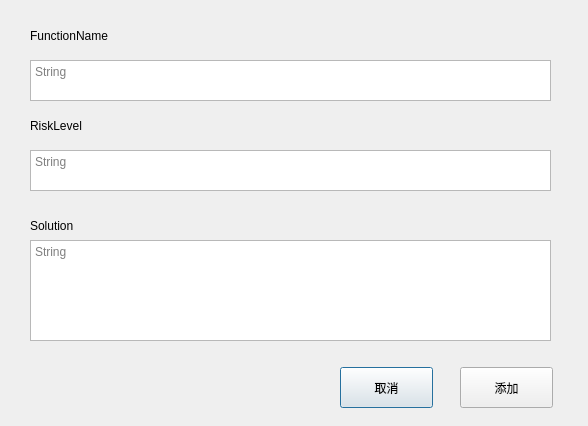
<?xml version="1.0" encoding="UTF-8"?>
<ui version="4.0">
 <class>AddDialog</class>
 <widget class="QDialog" name="AddDialog">
  <property name="geometry">
   <rect>
    <x>0</x>
    <y>0</y>
    <width>588</width>
    <height>426</height>
   </rect>
  </property>
  <property name="windowTitle">
   <string>Dialog</string>
  </property>
  <property name="whatsThis">
   <string/>
  </property>
  <widget class="QLabel" name="label">
   <property name="geometry">
    <rect>
     <x>30</x>
     <y>20</y>
     <width>141</width>
     <height>31</height>
    </rect>
   </property>
   <property name="text">
    <string>FunctionName</string>
   </property>
  </widget>
  <widget class="QTextEdit" name="FunctionNameText">
   <property name="geometry">
    <rect>
     <x>30</x>
     <y>60</y>
     <width>521</width>
     <height>41</height>
    </rect>
   </property>
   <property name="toolTip">
    <string/>
   </property>
   <property name="statusTip">
    <string/>
   </property>
   <property name="whatsThis">
    <string>String</string>
   </property>
   <property name="placeholderText">
    <string>String</string>
   </property>
  </widget>
  <widget class="QTextEdit" name="RiskLevelText">
   <property name="geometry">
    <rect>
     <x>30</x>
     <y>150</y>
     <width>521</width>
     <height>41</height>
    </rect>
   </property>
   <property name="placeholderText">
    <string>String</string>
   </property>
  </widget>
  <widget class="QLabel" name="label_2">
   <property name="geometry">
    <rect>
     <x>30</x>
     <y>110</y>
     <width>141</width>
     <height>31</height>
    </rect>
   </property>
   <property name="text">
    <string>RiskLevel</string>
   </property>
  </widget>
  <widget class="QLabel" name="label_3">
   <property name="geometry">
    <rect>
     <x>30</x>
     <y>210</y>
     <width>141</width>
     <height>31</height>
    </rect>
   </property>
   <property name="text">
    <string>Solution</string>
   </property>
  </widget>
  <widget class="QTextEdit" name="SolutionText">
   <property name="geometry">
    <rect>
     <x>30</x>
     <y>240</y>
     <width>521</width>
     <height>101</height>
    </rect>
   </property>
   <property name="placeholderText">
    <string>String</string>
   </property>
  </widget>
  <widget class="QPushButton" name="CancelPushButton">
   <property name="geometry">
    <rect>
     <x>340</x>
     <y>367</y>
     <width>93</width>
     <height>41</height>
    </rect>
   </property>
   <property name="text">
    <string>取消</string>
   </property>
  </widget>
  <widget class="QPushButton" name="AddPushButton">
   <property name="geometry">
    <rect>
     <x>460</x>
     <y>367</y>
     <width>93</width>
     <height>41</height>
    </rect>
   </property>
   <property name="text">
    <string>添加</string>
   </property>
  </widget>
 </widget>
 <resources/>
 <connections/>
</ui>
